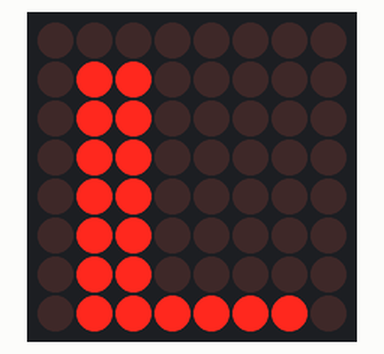
The sketch below on a simulated Arduino Uno, built with avr-gcc and run on an emulated ATmega328P. Parts: 8×8 LED matrix.

Above: at 0.1 s.
At 1.1 s:
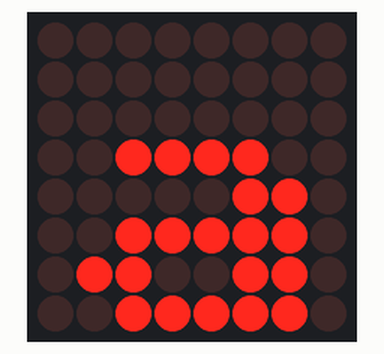
At 2.1 s:
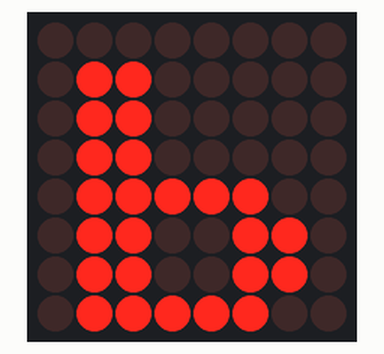
At 3.1 s:
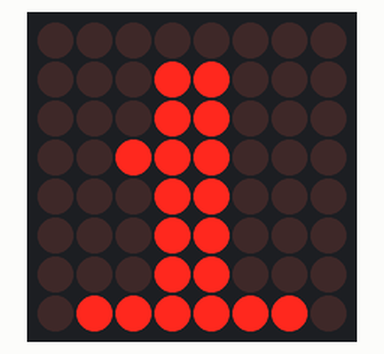
At 4.1 s:
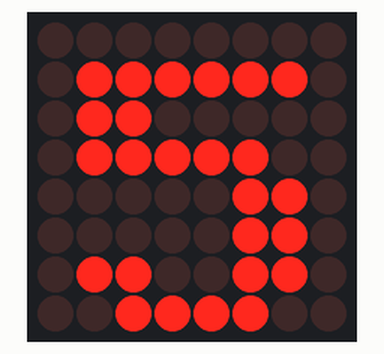

Measured:
- by itself, everything shown: repeats every 5.1 s, in 5 steps
- what the display in image 1 shows lasts 1.0 s, from 1.0 s to 2.0 s

The sketch:

lab15_led_dot_matrix.ino
```cpp
#include "LedControl.h"

#define wait 1000

#define DinPin 12
#define ClkPin 10
#define CsPin 11

LedControl lc = LedControl(DinPin, ClkPin, CsPin);

// Put values in arrays
const byte IMAGES[][8] = {
{
  B00000000,
  B01100000,
  B01100000,
  B01100000,
  B01100000,
  B01100000,
  B01100000,
  B01111110
},{
  B00000000,
  B00000000,
  B00000000,
  B00111100,
  B00000110,
  B00111110,
  B01100110,
  B00111110
},{
  B00000000,
  B01100000,
  B01100000,
  B01100000,
  B01111100,
  B01100110,
  B01100110,
  B01111100
},{
  B00000000,
  B00011000,
  B00011000,
  B00111000,
  B00011000,
  B00011000,
  B00011000,
  B01111110
},{
  B00000000,
  B01111110,
  B01100000,
  B01111100,
  B00000110,
  B00000110,
  B01100110,
  B00111100
}};

const int IMAGES_LEN = sizeof(IMAGES)/8;

//  Take values in Arrays and Display them
void DrawImage(const byte * image)
{
  for(int i=0; i<8; i++)
  {
      for(int j=0; j<8; j++)
      {
          lc.setLed(0, i, j, bitRead(image[i], 7-j));
      }
  }
}

void setup()
{
  lc.shutdown(0,false);  // Wake up displays
  lc.setIntensity(0,5);  // Set intensity levels
  lc.clearDisplay(0);  // Clear Displays
}

int i =0;

void loop()
{
    DrawImage(IMAGES[i]);
    if(++i>=IMAGES_LEN) { i=0;}
    delay(wait);
}
```
